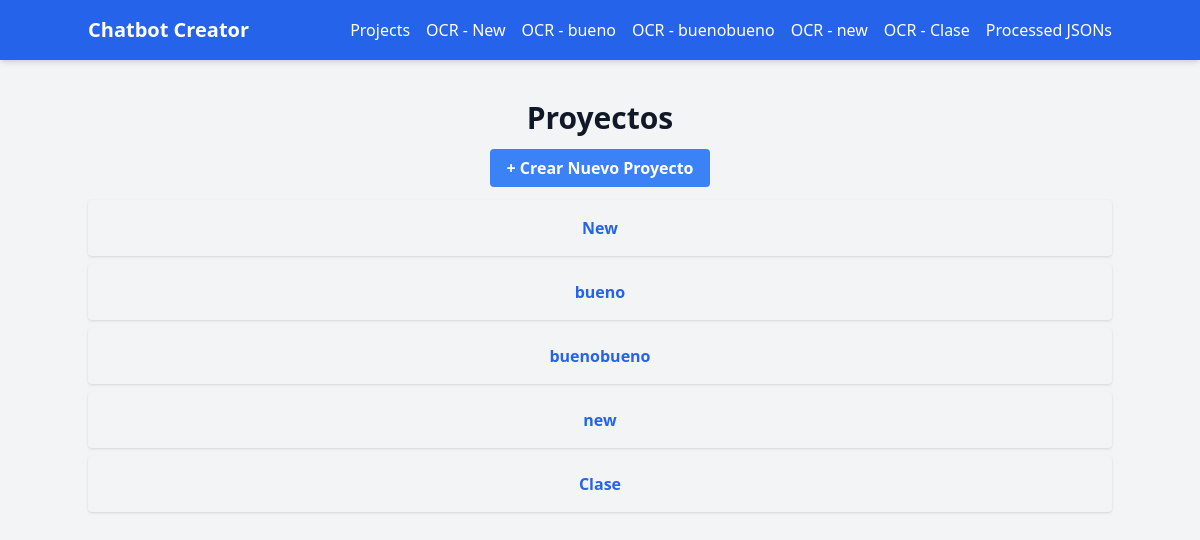
The page /projects/ on the database as committed earlier.
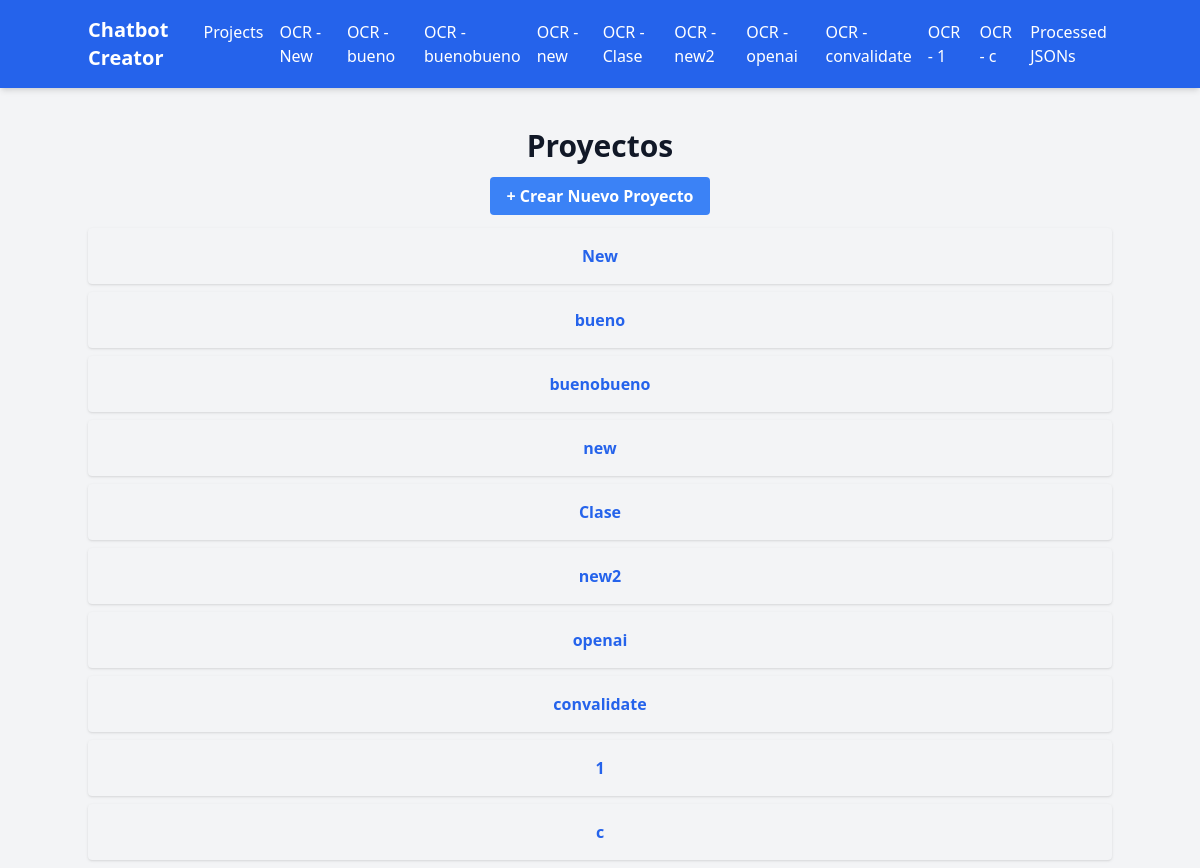
The same page on the database as committed later.
### projects/models.py (models this page shows, shortened)
class Project(models.Model):
    id = models.UUIDField(primary_key=True, default=uuid.uuid4, editable=False)
    name = models.CharField(max_length=255, unique=True)
    description = models.TextField(blank=True, null=True)
    created_at = models.DateTimeField(auto_now_add=True)
    json_file = models.OneToOneField(GeneratedJSON, on_delete=models.SET_NULL, null=True, blank=True, related_name="project")
    documents = models.ManyToManyField(UploadedPDF, related_name="projects")
    azure_project_id = models.CharField(max_length=255, blank=True, null=True)  # ID en Azure

### projects/views.py (the view)
# urls.py: path("", list_projects, name="list"),
def list_projects(request):
    projects = Project.objects.all()
    return render(request, "list_projects.html", {"projects": projects})

### projects/templates/list_projects.html
{% extends "base.html" %}
{% block content %}
<div class="container mx-auto mt-10">
    <h1 class="text-3xl font-bold mb-5">Proyectos</h1>
    <a href="{% url 'projects:create' %}" class="bg-blue-500 hover:bg-blue-700 text-white font-bold py-2 px-4 rounded">
        + Crear Nuevo Proyecto
    </a>
    <ul class="mt-5">
        {% for project in projects %}
            <li class="bg-gray-100 p-4 my-2 rounded shadow">
                <a href="{% url 'projects:project_detail' project.id %}" class="text-blue-600 font-semibold">
                    {{ project.name }}
                </a>
            </li>
        {% empty %}
            <li class="text-gray-500">No hay proyectos aún. ¡Crea uno nuevo!</li>
        {% endfor %}
    </ul>
</div>
{% endblock %}

### theme/templates/base.html (shortened to what this page needs)
{% load static %}
<!DOCTYPE html>
<html lang="es">
<head>
    <link href="{% static 'css/dist/styles.css' %}" rel="stylesheet">
</head>
<body class="bg-gray-100 text-gray-900">
    <nav class="bg-blue-600 p-4 shadow-md">
        <div class="container mx-auto flex justify-between items-center">
            <a href="{% url 'home' %}" class="text-white text-xl font-bold">Chatbot Creator</a>
            <ul class="flex space-x-4">
                <li><a href="{% url 'projects:list' %}" class="text-white hover:underline">Projects</a></li>
                {% for project in projects %}
                    <li><a href="{% url 'ocr:upload' project_id=project.id %}" class="text-white hover:underline">OCR - {{ project.name }}</a></li>
                {% endfor %}
                <li><a href="{% url 'openai_processing:json-files' %}" class="text-white hover:underline">Processed JSONs</a></li>
            </ul>
        </div>
    </nav>
    <div class="container mx-auto mt-10 text-center">
        {% block content %}{% endblock %}
    </div>
</body>
</html>

Rows that differ between the two databases and show on the page:
added Project: name "new2"
added Project: name "openai"
added Project: name "convalidate"
added Project: name "1"
added Project: name "c"
